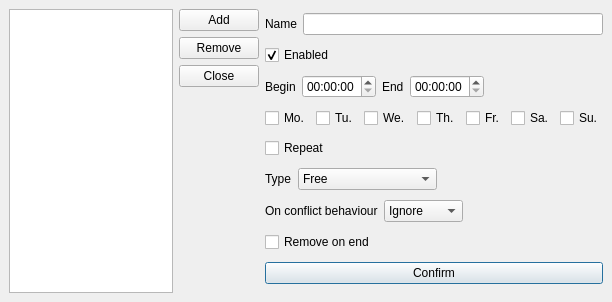
<?xml version="1.0" encoding="UTF-8"?>
<ui version="4.0">
 <class>ScheduleWindow</class>
 <widget class="QMainWindow" name="ScheduleWindow">
  <property name="geometry">
   <rect>
    <x>0</x>
    <y>0</y>
    <width>612</width>
    <height>302</height>
   </rect>
  </property>
  <property name="minimumSize">
   <size>
    <width>612</width>
    <height>302</height>
   </size>
  </property>
  <property name="maximumSize">
   <size>
    <width>612</width>
    <height>302</height>
   </size>
  </property>
  <property name="windowTitle">
   <string>Schedule</string>
  </property>
  <widget class="QWidget" name="centralwidget">
   <layout class="QHBoxLayout" name="horizontalLayout_5">
    <item>
     <widget class="QListWidget" name="listWidget"/>
    </item>
    <item>
     <layout class="QVBoxLayout" name="verticalLayout_2">
      <item>
       <widget class="QPushButton" name="addButton">
        <property name="text">
         <string>Add</string>
        </property>
        <property name="autoDefault">
         <bool>false</bool>
        </property>
       </widget>
      </item>
      <item>
       <widget class="QPushButton" name="removeButton">
        <property name="text">
         <string>Remove</string>
        </property>
        <property name="autoDefault">
         <bool>false</bool>
        </property>
       </widget>
      </item>
      <item>
       <widget class="QPushButton" name="closeButton">
        <property name="text">
         <string>Close</string>
        </property>
        <property name="autoDefault">
         <bool>false</bool>
        </property>
       </widget>
      </item>
      <item>
       <spacer name="verticalSpacer">
        <property name="orientation">
         <enum>Qt::Vertical</enum>
        </property>
        <property name="sizeHint" stdset="0">
         <size>
          <width>20</width>
          <height>40</height>
         </size>
        </property>
       </spacer>
      </item>
     </layout>
    </item>
    <item>
     <layout class="QVBoxLayout" name="verticalLayout">
      <item>
       <layout class="QHBoxLayout" name="horizontalLayout_6">
        <item>
         <widget class="QLabel" name="nnameLabel">
          <property name="text">
           <string>Name</string>
          </property>
         </widget>
        </item>
        <item>
         <widget class="QLineEdit" name="nameLineEdit"/>
        </item>
       </layout>
      </item>
      <item>
       <widget class="QCheckBox" name="enabledCheckBox">
        <property name="text">
         <string>Enabled</string>
        </property>
        <property name="checked">
         <bool>true</bool>
        </property>
       </widget>
      </item>
      <item>
       <layout class="QHBoxLayout" name="horizontalLayout_4">
        <item>
         <widget class="QLabel" name="beginLabel">
          <property name="text">
           <string>Begin</string>
          </property>
         </widget>
        </item>
        <item>
         <widget class="QTimeEdit" name="beginTimeEdit"/>
        </item>
        <item>
         <widget class="QLabel" name="endLabel">
          <property name="text">
           <string>End</string>
          </property>
         </widget>
        </item>
        <item>
         <widget class="QTimeEdit" name="endTimeEdit"/>
        </item>
        <item>
         <spacer name="horizontalSpacer">
          <property name="orientation">
           <enum>Qt::Horizontal</enum>
          </property>
          <property name="sizeHint" stdset="0">
           <size>
            <width>40</width>
            <height>20</height>
           </size>
          </property>
         </spacer>
        </item>
       </layout>
      </item>
      <item>
       <layout class="QHBoxLayout" name="horizontalLayout_2">
        <item>
         <widget class="QCheckBox" name="mondayCheckBox">
          <property name="text">
           <string>Mo.</string>
          </property>
         </widget>
        </item>
        <item>
         <widget class="QCheckBox" name="tuesdayCheckBox">
          <property name="text">
           <string>Tu.</string>
          </property>
         </widget>
        </item>
        <item>
         <widget class="QCheckBox" name="wednesdayCheckBox">
          <property name="text">
           <string>We.</string>
          </property>
         </widget>
        </item>
        <item>
         <widget class="QCheckBox" name="thursdayCheckBox">
          <property name="text">
           <string>Th.</string>
          </property>
         </widget>
        </item>
        <item>
         <widget class="QCheckBox" name="fridayCheckBox">
          <property name="text">
           <string>Fr.</string>
          </property>
         </widget>
        </item>
        <item>
         <widget class="QCheckBox" name="saturdayCheckBox">
          <property name="text">
           <string>Sa.</string>
          </property>
         </widget>
        </item>
        <item>
         <widget class="QCheckBox" name="sundayCheckBox">
          <property name="text">
           <string>Su.</string>
          </property>
         </widget>
        </item>
       </layout>
      </item>
      <item>
       <widget class="QCheckBox" name="repeatCheckBox">
        <property name="text">
         <string>Repeat</string>
        </property>
       </widget>
      </item>
      <item>
       <layout class="QHBoxLayout" name="horizontalLayout_3">
        <item>
         <widget class="QLabel" name="typeLabel">
          <property name="text">
           <string>Type</string>
          </property>
         </widget>
        </item>
        <item>
         <widget class="QComboBox" name="typeComboBox">
          <item>
           <property name="text">
            <string>Free</string>
           </property>
          </item>
          <item>
           <property name="text">
            <string>Downloading</string>
           </property>
          </item>
          <item>
           <property name="text">
            <string>Ask not to download</string>
           </property>
          </item>
          <item>
           <property name="text">
            <string>None</string>
           </property>
          </item>
         </widget>
        </item>
        <item>
         <spacer name="horizontalSpacer_3">
          <property name="orientation">
           <enum>Qt::Horizontal</enum>
          </property>
          <property name="sizeHint" stdset="0">
           <size>
            <width>40</width>
            <height>20</height>
           </size>
          </property>
         </spacer>
        </item>
       </layout>
      </item>
      <item>
       <layout class="QHBoxLayout" name="horizontalLayout">
        <item>
         <widget class="QLabel" name="onConflictBehaviourLabel">
          <property name="text">
           <string>On conflict behaviour</string>
          </property>
         </widget>
        </item>
        <item>
         <widget class="QComboBox" name="onConflictBehaviourComboBox">
          <item>
           <property name="text">
            <string>Ignore</string>
           </property>
          </item>
          <item>
           <property name="text">
            <string>Notify</string>
           </property>
          </item>
          <item>
           <property name="text">
            <string>Abandon</string>
           </property>
          </item>
         </widget>
        </item>
        <item>
         <spacer name="horizontalSpacer_2">
          <property name="orientation">
           <enum>Qt::Horizontal</enum>
          </property>
          <property name="sizeHint" stdset="0">
           <size>
            <width>40</width>
            <height>20</height>
           </size>
          </property>
         </spacer>
        </item>
       </layout>
      </item>
      <item>
       <widget class="QCheckBox" name="removeOnEndCheckBox">
        <property name="text">
         <string>Remove on end</string>
        </property>
       </widget>
      </item>
      <item>
       <widget class="QPushButton" name="confirmButton">
        <property name="text">
         <string>Confirm</string>
        </property>
        <property name="default">
         <bool>true</bool>
        </property>
       </widget>
      </item>
     </layout>
    </item>
   </layout>
  </widget>
 </widget>
 <resources/>
 <connections/>
</ui>
